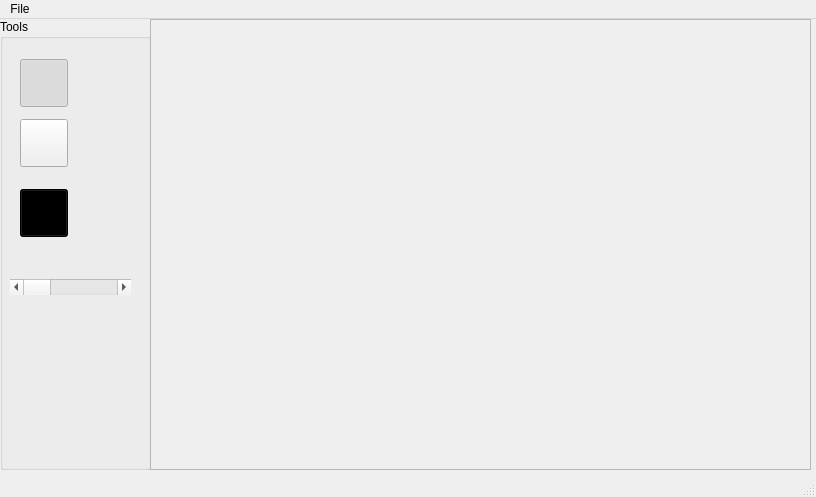
<?xml version="1.0" encoding="UTF-8"?>
<ui version="4.0">
 <class>MainWindow</class>
 <widget class="QMainWindow" name="MainWindow">
  <property name="geometry">
   <rect>
    <x>0</x>
    <y>0</y>
    <width>816</width>
    <height>497</height>
   </rect>
  </property>
  <property name="windowTitle">
   <string>MainWindow</string>
  </property>
  <widget class="QWidget" name="centralWidget">
   <widget class="QGroupBox" name="toolGroupBox">
    <property name="geometry">
     <rect>
      <x>0</x>
      <y>0</y>
      <width>151</width>
      <height>451</height>
     </rect>
    </property>
    <property name="title">
     <string>Tools</string>
    </property>
    <widget class="QPushButton" name="penButton">
     <property name="geometry">
      <rect>
       <x>20</x>
       <y>40</y>
       <width>48</width>
       <height>48</height>
      </rect>
     </property>
     <property name="text">
      <string/>
     </property>
     <property name="icon">
      <iconset resource="belresource.qrc">
       <normaloff>:/Resources/pen.png</normaloff>:/Resources/pen.png</iconset>
     </property>
     <property name="iconSize">
      <size>
       <width>24</width>
       <height>24</height>
      </size>
     </property>
     <property name="checkable">
      <bool>true</bool>
     </property>
     <property name="checked">
      <bool>true</bool>
     </property>
    </widget>
    <widget class="QPushButton" name="eraserButton">
     <property name="geometry">
      <rect>
       <x>20</x>
       <y>100</y>
       <width>48</width>
       <height>48</height>
      </rect>
     </property>
     <property name="text">
      <string/>
     </property>
     <property name="icon">
      <iconset resource="belresource.qrc">
       <normaloff>:/Resources/eraser.png</normaloff>:/Resources/eraser.png</iconset>
     </property>
     <property name="iconSize">
      <size>
       <width>24</width>
       <height>24</height>
      </size>
     </property>
     <property name="checkable">
      <bool>true</bool>
     </property>
    </widget>
    <widget class="QPushButton" name="colorButton">
     <property name="geometry">
      <rect>
       <x>20</x>
       <y>170</y>
       <width>48</width>
       <height>48</height>
      </rect>
     </property>
     <property name="autoFillBackground">
      <bool>false</bool>
     </property>
     <property name="styleSheet">
      <string notr="true">background-color: rgb(0,0,0);</string>
     </property>
     <property name="text">
      <string/>
     </property>
    </widget>
    <widget class="QScrollBar" name="penSizeScrollBar">
     <property name="geometry">
      <rect>
       <x>10</x>
       <y>260</y>
       <width>121</width>
       <height>16</height>
      </rect>
     </property>
     <property name="orientation">
      <enum>Qt::Horizontal</enum>
     </property>
    </widget>
   </widget>
   <widget class="QScrollArea" name="scrollArea">
    <property name="geometry">
     <rect>
      <x>150</x>
      <y>0</y>
      <width>661</width>
      <height>451</height>
     </rect>
    </property>
    <property name="widgetResizable">
     <bool>false</bool>
    </property>
    <widget class="belImage" name="imageArea">
     <property name="geometry">
      <rect>
       <x>0</x>
       <y>0</y>
       <width>659</width>
       <height>449</height>
      </rect>
     </property>
    </widget>
   </widget>
  </widget>
  <widget class="QMenuBar" name="menuBar">
   <property name="geometry">
    <rect>
     <x>0</x>
     <y>0</y>
     <width>816</width>
     <height>21</height>
    </rect>
   </property>
   <widget class="QMenu" name="menuFile">
    <property name="title">
     <string>File</string>
    </property>
    <addaction name="actionOpen"/>
    <addaction name="actionSave"/>
   </widget>
   <addaction name="menuFile"/>
  </widget>
  <widget class="QStatusBar" name="statusBar"/>
  <action name="actionOpen">
   <property name="text">
    <string>Open...</string>
   </property>
   <property name="shortcut">
    <string>Ctrl+O</string>
   </property>
  </action>
  <action name="actionSave">
   <property name="text">
    <string>Save...</string>
   </property>
   <property name="shortcut">
    <string>Ctrl+S</string>
   </property>
  </action>
 </widget>
 <layoutdefault spacing="6" margin="11"/>
 <customwidgets>
  <customwidget>
   <class>belImage</class>
   <extends>QWidget</extends>
   <header>belimage.h</header>
   <container>1</container>
  </customwidget>
 </customwidgets>
 <resources>
  <include location="belresource.qrc"/>
 </resources>
 <connections>
  <connection>
   <sender>penSizeScrollBar</sender>
   <signal>valueChanged(int)</signal>
   <receiver>MainWindow</receiver>
   <slot>SetPenSize()</slot>
   <hints>
    <hint type="sourcelabel">
     <x>68</x>
     <y>286</y>
    </hint>
    <hint type="destinationlabel">
     <x>87</x>
     <y>511</y>
    </hint>
   </hints>
  </connection>
  <connection>
   <sender>colorButton</sender>
   <signal>clicked()</signal>
   <receiver>MainWindow</receiver>
   <slot>SetPenColor()</slot>
   <hints>
    <hint type="sourcelabel">
     <x>35</x>
     <y>211</y>
    </hint>
    <hint type="destinationlabel">
     <x>30</x>
     <y>540</y>
    </hint>
   </hints>
  </connection>
  <connection>
   <sender>penButton</sender>
   <signal>clicked()</signal>
   <receiver>MainWindow</receiver>
   <slot>SetPenSize()</slot>
   <hints>
    <hint type="sourcelabel">
     <x>48</x>
     <y>88</y>
    </hint>
    <hint type="destinationlabel">
     <x>45</x>
     <y>576</y>
    </hint>
   </hints>
  </connection>
  <connection>
   <sender>eraserButton</sender>
   <signal>clicked()</signal>
   <receiver>MainWindow</receiver>
   <slot>SetEraser()</slot>
   <hints>
    <hint type="sourcelabel">
     <x>61</x>
     <y>149</y>
    </hint>
    <hint type="destinationlabel">
     <x>63</x>
     <y>551</y>
    </hint>
   </hints>
  </connection>
 </connections>
 <slots>
  <slot>SetPenSize()</slot>
  <slot>SetPenColor()</slot>
  <slot>SetEraser()</slot>
 </slots>
</ui>
